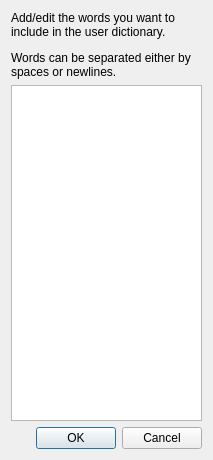
<?xml version="1.0" encoding="UTF-8"?>
<ui version="4.0">
 <class>editUserDict</class>
 <widget class="QDialog" name="editUserDict">
  <property name="geometry">
   <rect>
    <x>0</x>
    <y>0</y>
    <width>213</width>
    <height>460</height>
   </rect>
  </property>
  <property name="windowTitle">
   <string>Dialog</string>
  </property>
  <layout class="QVBoxLayout" name="verticalLayout">
   <item>
    <widget class="QLabel" name="label">
     <property name="text">
      <string>&lt;html&gt;&lt;head/&gt;&lt;body&gt;&lt;p&gt;Add/edit the words you want to include in the user dictionary.&lt;/p&gt;&lt;p&gt;Words can be separated either by spaces or newlines.&lt;/p&gt;&lt;/body&gt;&lt;/html&gt;</string>
     </property>
     <property name="wordWrap">
      <bool>true</bool>
     </property>
    </widget>
   </item>
   <item>
    <widget class="QPlainTextEdit" name="pt_userDict">
     <property name="lineWrapMode">
      <enum>QPlainTextEdit::NoWrap</enum>
     </property>
    </widget>
   </item>
   <item>
    <widget class="QDialogButtonBox" name="buttonBox">
     <property name="orientation">
      <enum>Qt::Horizontal</enum>
     </property>
     <property name="standardButtons">
      <set>QDialogButtonBox::Cancel|QDialogButtonBox::Ok</set>
     </property>
    </widget>
   </item>
  </layout>
 </widget>
 <resources/>
 <connections>
  <connection>
   <sender>buttonBox</sender>
   <signal>accepted()</signal>
   <receiver>editUserDict</receiver>
   <slot>accept()</slot>
   <hints>
    <hint type="sourcelabel">
     <x>248</x>
     <y>254</y>
    </hint>
    <hint type="destinationlabel">
     <x>157</x>
     <y>274</y>
    </hint>
   </hints>
  </connection>
  <connection>
   <sender>buttonBox</sender>
   <signal>rejected()</signal>
   <receiver>editUserDict</receiver>
   <slot>reject()</slot>
   <hints>
    <hint type="sourcelabel">
     <x>316</x>
     <y>260</y>
    </hint>
    <hint type="destinationlabel">
     <x>286</x>
     <y>274</y>
    </hint>
   </hints>
  </connection>
 </connections>
</ui>
